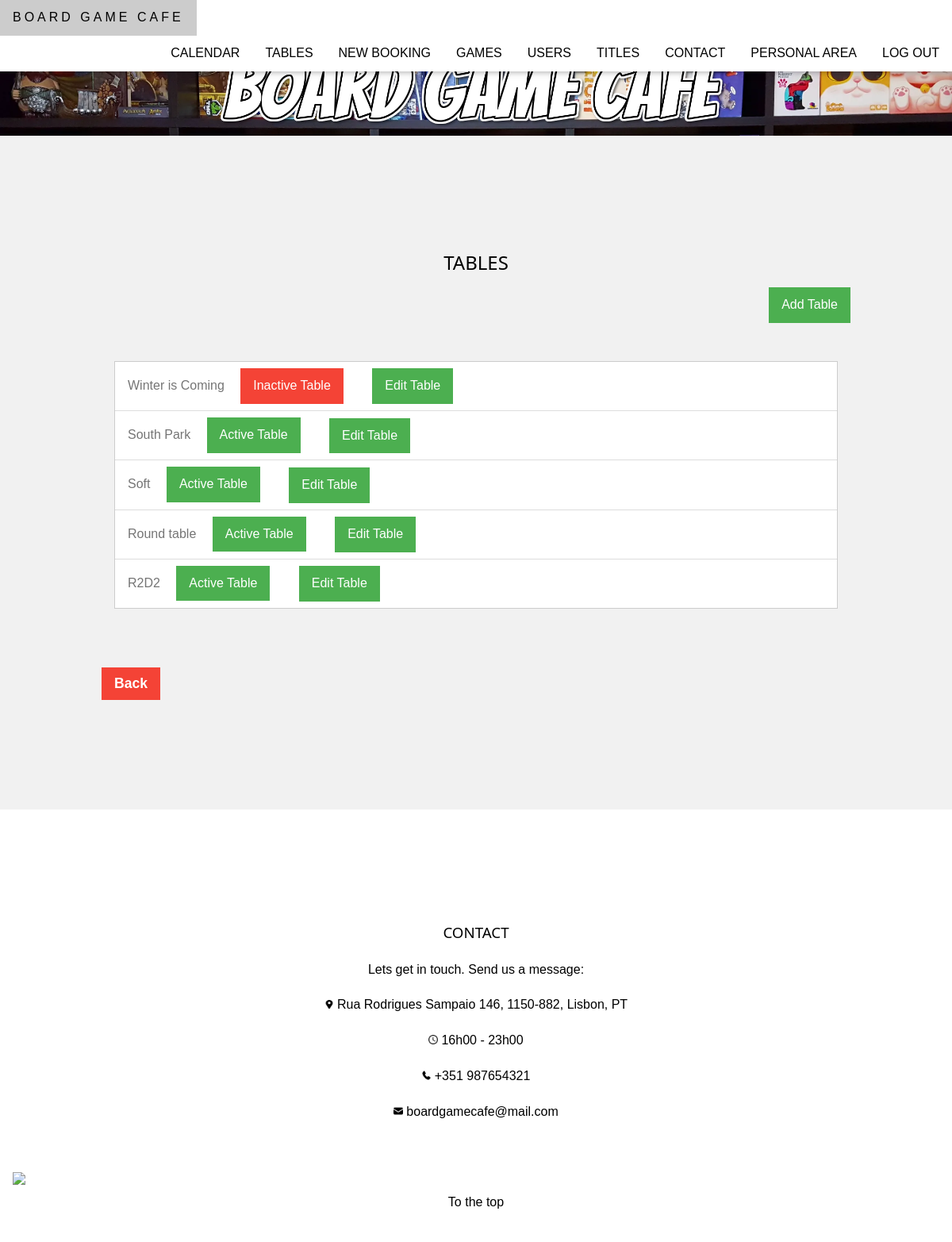
/boardgamecafe/tables (signed in), run on an earlier commit of the app's database.
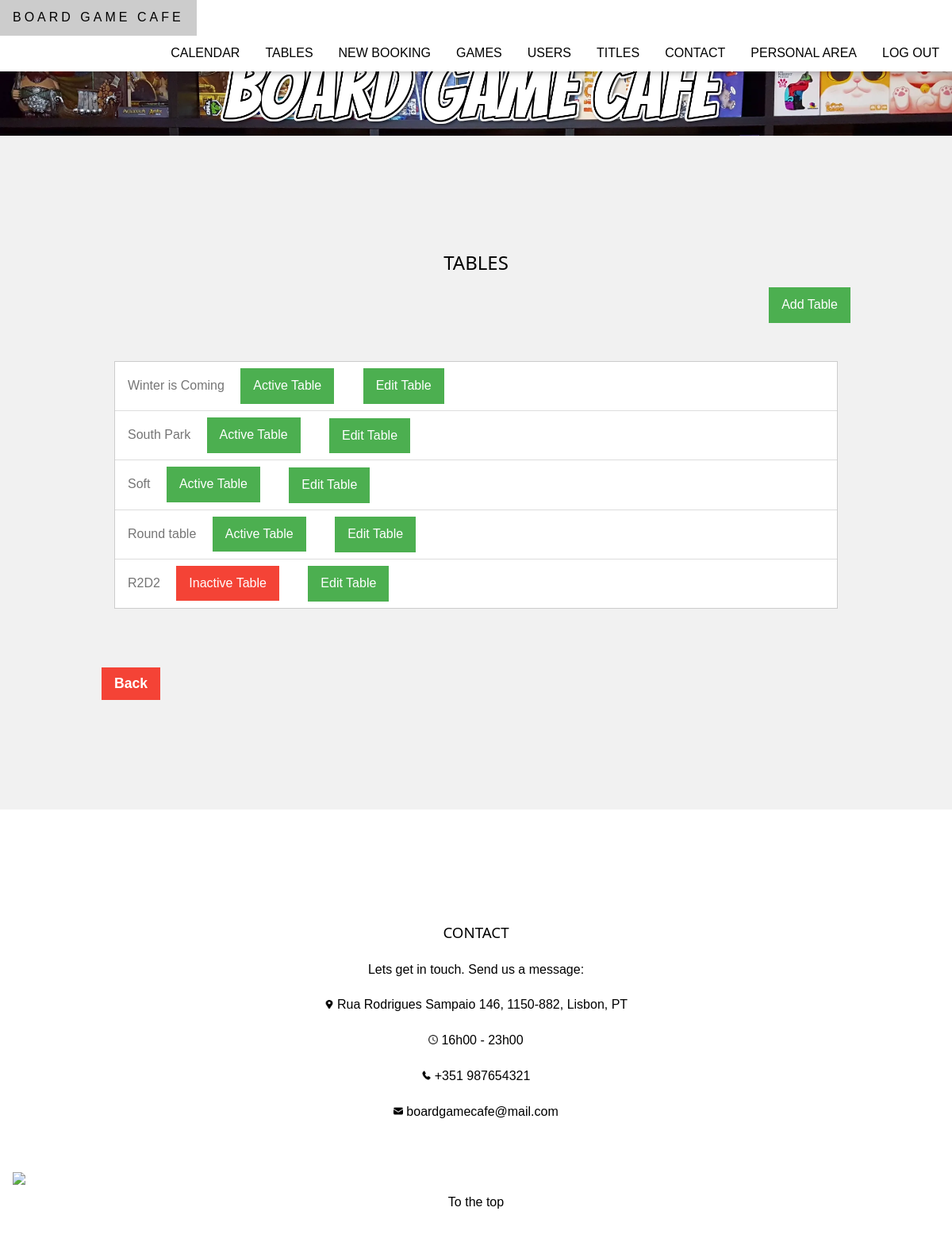
And on a later commit of the database.
### boardgamecafe/models.py (models this page shows)
class Table(models.Model):
    name = models.CharField(max_length=50)
    capacity = models.IntegerField(validators=[MinValueValidator(0)])
    log_is_active = models.BooleanField()
    log_date_created = models.DateTimeField()
    log_date_last_update = models.DateTimeField()

### boardgamecafe/views.py (the view)
# urls.py: path('tables', views.tables, name='tables'),
@permission_required('boardgamecafe.view_table', raise_exception=True)
@login_required
def tables(request):
    if Table.objects.all().count() > 0:
        tables = Table.objects.all()
        return render(request, 'boardgamecafe/tables.html', {'tables': tables})
    return render(request, 'boardgamecafe/tables.html')

### boardgamecafe/templates/boardgamecafe/tables.html (shortened to what this page needs)
{% extends "boardgamecafe/template.html" %}
{% load static %}
{% block content %}
    <section class="w3-light-grey w3-center w3-container" style="padding:128px">
        <h1>TABLES</h1>
        <a class="w3-green w3-button w3-center w3-right" href="{% url 'boardgamecafe:addtable' %}">Add Table</a>
        <br>
        {% if tables %}
            <div class="w3-container w3-content w3-padding-64 w3-center" >
                <ul class="w3-ul w3-border w3-white w3-text-grey">
                    {% for t in tables %}
                    <li class="w3-padding w3-left-align">
                        {{ t.name }}
                        {% if t.log_is_active %}
                            <span class="w3-tag w3-green w3-margin-left w3-margin-right">Active Table</span>
                        {% else %}
                            <span class="w3-tag w3-red w3-margin-left w3-margin-right">Inactive Table</span>
                        {% endif %}
                        <a class="w3-green w3-button w3-right-align w3-margin-left w3-margin-right" href="{%  url 'boardgamecafe:edittable' t.id %}">Edit Table</a>
                    </li>
                    {% endfor %}
                </ul>
            </div>
        {% else %}
            <br>
            <p id="no_tables"> No tables added yet. </p>
        {% endif %}
        <div class="form_crude_item">
            <input class="form_crude_btn w3-button w3-red" type="button" value="Back" onclick="history.back()">
        </div>
    </section>
{% endblock %}

What changed in the data, as far as the page shows it:
changed Table "Winter is Coming": log_is_active "Inactive Table" → "Active Table"
changed Table (number 5 of 5 on the later page): log_is_active "Active Table" → "Inactive Table"
